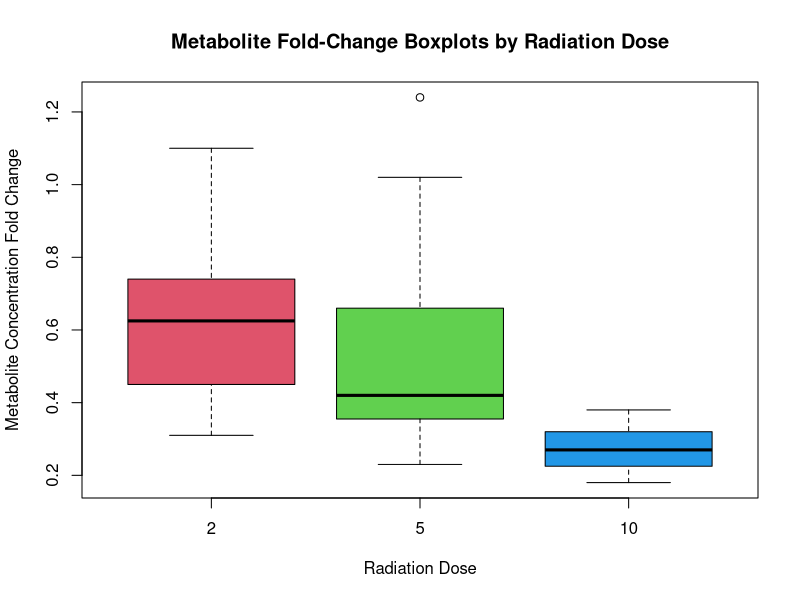
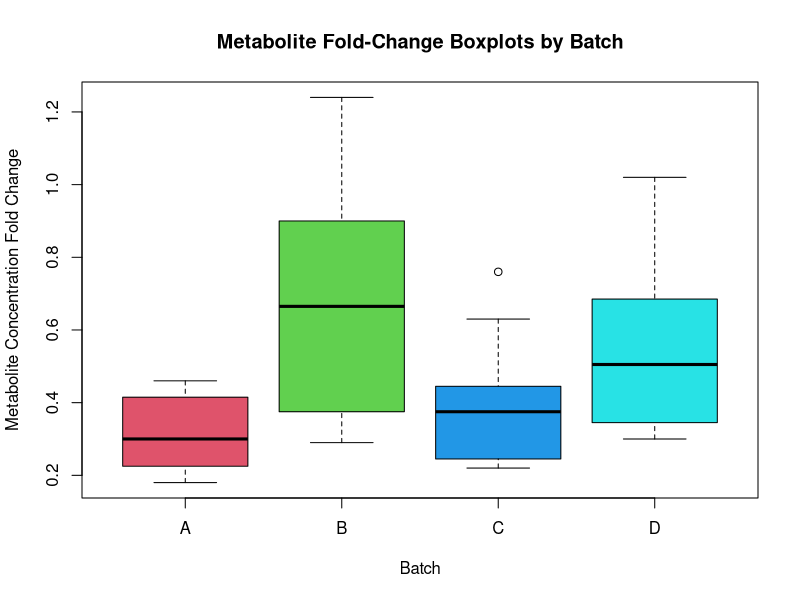
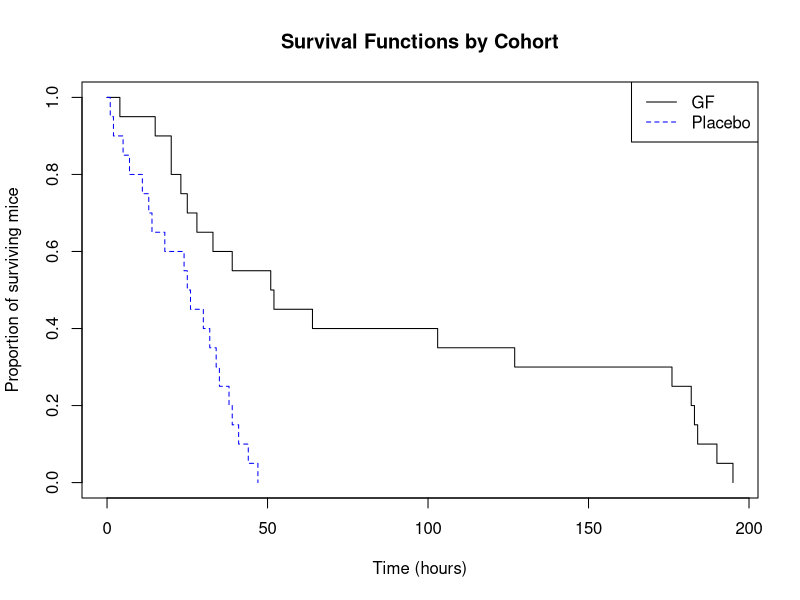

The R source for these figures, in order:
## ---- chunk 1
knitr::opts_chunk$set(echo = TRUE)
## ---- chunk 2
# using read.csv is like read.table but header=TRUE and sep=',' by default.
rad_df <- read.csv('./two_way_anova.csv')
head(rad_df)
## ---- chunk 3
attach(rad_df)
# No more 'rad_df$batch', only 'batch' needed now.
head(batch)
## ---- chunk 4
rad_df[which(batch=='A'), 1]
## ---- chunk 5
boxplot(rad_df[which(radiation_dose==2),1],
        rad_df[which(radiation_dose==5),1],
        rad_df[which(radiation_dose==10),1],
        col = 2:4, main="Metabolite Fold-Change Boxplots by Radiation Dose",
        ylab="Metabolite Concentration Fold Change", xlab="Radiation Dose",
        names=c(2, 5, 10))
## ---- chunk 6
boxplot(rad_df[which(batch=='A'),1],
        rad_df[which(batch=='B'),1],
        rad_df[which(batch=='C'),1],
        rad_df[which(batch=='D'),1],
        col = 2:5, main="Metabolite Fold-Change Boxplots by Batch",
        ylab="Metabolite Concentration Fold Change", xlab="Batch",
        names=c("A","B","C","D"))
## ---- chunk 7
as.factor(radiation_dose)
anova(lm(fold_change ~ as.factor(radiation_dose)))
## ---- chunk 8
# batch is already a factor, so we don't need to call as.factor()
class(batch)
anova(lm(fold_change ~ batch))
## ---- chunk 9
anova(lm(fold_change ~ as.factor(radiation_dose) * batch))
## ---- chunk 10
library(survival)
library(splines)
## ---- chunk 11
sc_df <- read.csv('./irradiation.csv')
head(sc_df)
attach(sc_df)
## ---- chunk 12
sdiff <- survdiff(Surv(Time) ~ Treatment)
sdiff
## ---- chunk 13
sfit <- survfit(Surv(Time) ~ Treatment)
sfit
plot(sfit, lty=c(1,2), col=c('black', 'blue'),
     main="Survival Functions by Cohort",
     ylab="Proportion of surviving mice",
     xlab="Time (hours)"
)
legend('topright', c('GF', 'Placebo'),
       lty=c(1,2), col=c('black', 'blue'))
